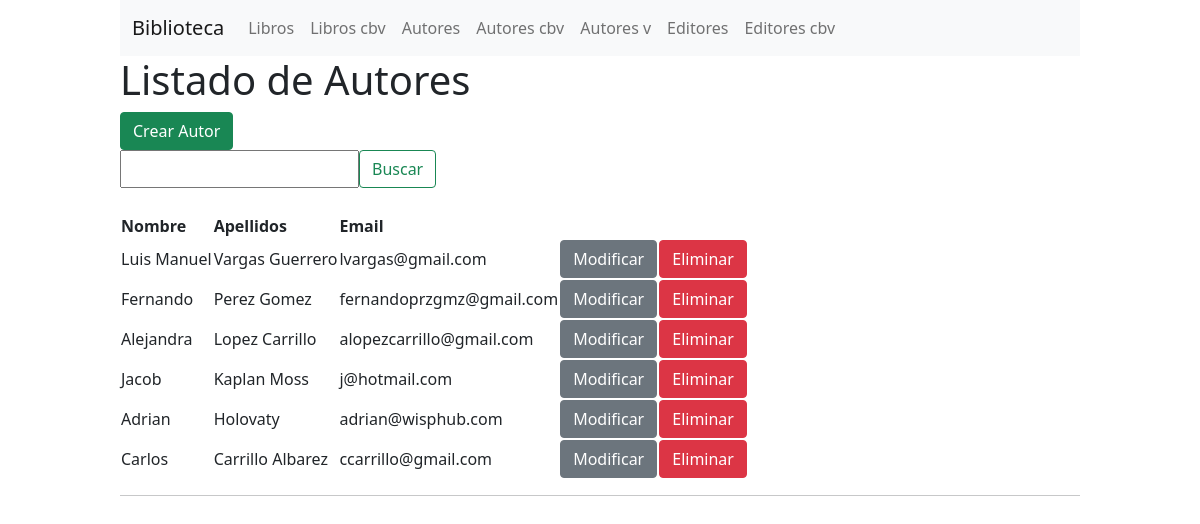
The page /autores/ on the database its author committed.
### biblioteca/models.py (models this page shows, shortened)
class Autor(models.Model):
    nombre = models.CharField(max_length=30)
    apellidos = models.CharField(max_length=40)
    email = models.EmailField(null=True, blank=True)
    class Meta:
        ordering = ["-apellidos", "-nombre"]
        verbose_name = 'Autor'
        verbose_name_plural = 'Autores'

### biblioteca/views.py (the view)
# urls.py: url(r'^autores/$', autor_listado, name="autores"),
def autor_listado(request):
    form, datasource = SearchForm(request.GET), []
    if form.is_valid():
        cd = form.cleaned_data
        if not cd['q']:
            datasource = Autor.objects.all().values()
        else:
            datasource = Autor.objects.filter(
                Q(nombre__icontains=cd['q'])    |
                Q(apellidos__icontains=cd['q']) |
                Q(email__icontains=cd['q'])
            ).values()
    return render(request, "autor_listado.html", {
        "buscador": form,
        "object_list": datasource,
        "fields": [
            { "label": "Nombre",    "key": "nombre" },
            { "label": "Apellidos", "key": "apellidos" },
            { "label": "Email",     "key": "email" },
        ],
        "actions": {
            "create": { "label": "Crear Autor", "redirect": "/crear/autor" },
            "update": { "label": "Modificar",   "redirect": "/modificar/autor" },
            "delete": { "label": "Eliminar",    "redirect": "/eliminar/autor" },
        }
    })

### biblioteca/forms.py
class SearchForm(forms.Form):
    q = forms.CharField(label="Buscador", max_length=50, required=False)

### biblioteca/templatetags/bibl_tags.py (called while the page is built)
@register.filter('get_value_from_dict')
def get_value_from_dict(dict_data, key):
    if key: return dict_data.get(key)

### biblioteca/templates/autor_listado.html (shortened to what this page needs)
{% extends 'shared/base.html' %}
{% block content %}
    <h1>Listado de Autores</h1>
    {% include 'shared/table.html' %}
{% endblock  %}

### biblioteca/templates/shared/table.html (shortened to what this page needs)
{% load bibl_tags %}
<div class="bibl-table">
  <div class="bibl-table-header">
    {% if actions and actions.create %}
    <a href="{{actions.create.redirect}}">
      <button type="button" class="btn btn-success">
        {{ actions.create.label }}
      </button>
    </a>
    {% endif %}
    {% if buscador %}
      <form action="" method="get" class="d-flex">
        {{ buscador.q }}
        <button class="btn btn-outline-success" type="submit">Buscar</button>
      </form>
    {% endif %}
  </div>
  <div class="bibl-table-body" style="margin-top: 25px;">
    <table>
    <thead>
      <tr>
        {% for col in fields %}
          <th scope="col">{{ col.label }}</th>
        {% endfor %}
      </tr>
    </thead>
    <tbody>
      {% for data in object_list %}
        <tr>
          {% for col in fields %}
            {% if not col.is_link %}
              <td> {{ data|get_value_from_dict:col.key }} </td>
            {% endif %}
          {% endfor %}
          {% if actions and actions.update %}
            <td> <a
              href="{{actions.update.redirect}}/{{ data.id }}"
              class="btn btn-secondary">
              {{ actions.update.label }}
            </a></td>
          {% endif %}
          {% if actions and actions.delete %}
            <td><a
              href="{{actions.delete.redirect}}/{{ data.id }}"
              class="btn btn-danger">
              {{ actions.delete.label }}
            </a></td>
          {% endif %}
        </tr>
      {% endfor %}
    </tbody>
  </table>
  </div>
</div>

### rows shown on the page
Autor: fields "Luis Manuel" "Vargas Guerrero" "lvargas@gmail.com", update.label "Modificar", delete.label "Eliminar"
Autor: fields "Fernando" "Perez Gomez" "fernandoprzgmz@gmail.com", update.label "Modificar", delete.label "Eliminar"
Autor: fields "Alejandra" "Lopez Carrillo" "alopezcarrillo@gmail.com", update.label "Modificar", delete.label "Eliminar"
Autor: fields "Jacob" "Kaplan Moss" "j@hotmail.com", update.label "Modificar", delete.label "Eliminar"
Autor: fields "Adrian" "Holovaty" "adrian@wisphub.com", update.label "Modificar", delete.label "Eliminar"
Autor: fields "Carlos" "Carrillo Albarez" "ccarrillo@gmail.com", update.label "Modificar", delete.label "Eliminar"

### other values the page prints
{{ actions.create.label }} "Crear Autor"
{{ col.label }} "Nombre" "Apellidos" "Email"
